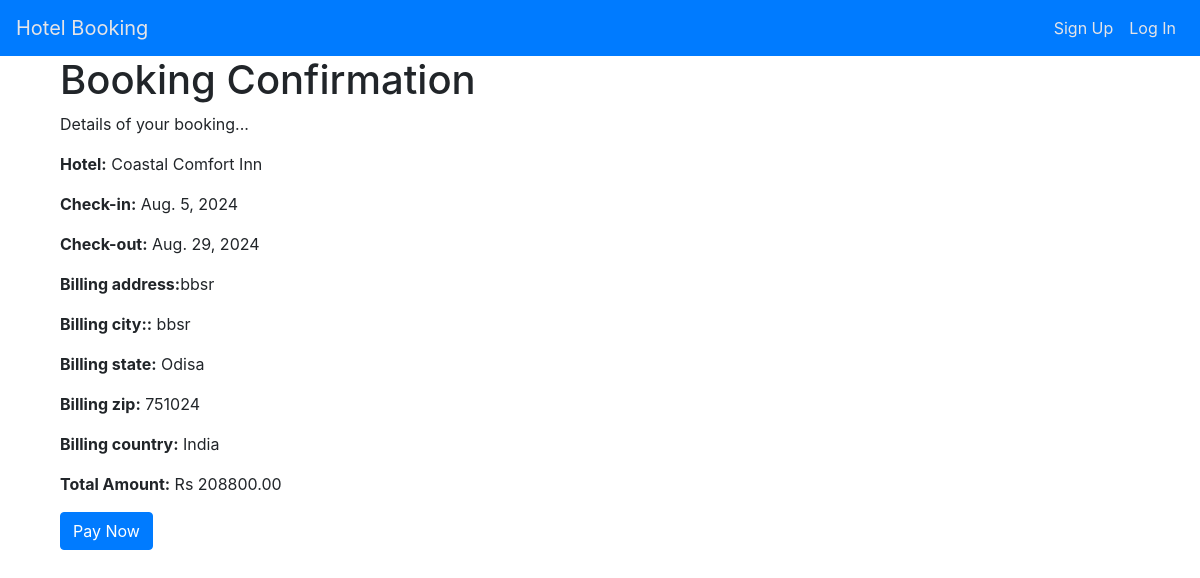
Page /hotels/booking/32/confirmation/ on the committed database.
### hotels/models.py (models this page shows, shortened)
class Booking(models.Model):
    hotel = models.ForeignKey(Hotel, on_delete=models.CASCADE)
    room = models.ForeignKey(Room, on_delete=models.CASCADE)
    check_in = models.DateField()
    check_out = models.DateField()
    booking_date = models.DateTimeField(auto_now_add=True)
    billing_address = models.CharField(max_length=255)
    billing_city = models.CharField(max_length=100)
    billing_state = models.CharField(max_length=100)
    billing_zip = models.CharField(max_length=6)
    billing_country = models.CharField(max_length=100)
    total_amount = models.DecimalField(max_digits=10, decimal_places=2)

class Hotel(models.Model):
    name = models.CharField(max_length=100)
    description = models.TextField()
    location = models.CharField(max_length=200)
    image = models.ImageField(upload_to='hotel_images/', blank=True, null=True)

### hotels/views.py (the view)
# urls.py: path('booking/<int:booking_id>/confirmation/', booking_confirmation, name='booking_confirmation'),
def booking_confirmation(request, booking_id):
    booking = get_object_or_404(Booking, pk=booking_id)
    return render(request, 'booking_confirmation.html', {'booking': booking})

### hotels/templates/booking_confirmation.html (shortened to what this page needs)
{% extends 'base.html' %}
{% block content %}
<div class="container">
    <h1>Booking Confirmation</h1>
    <p>Details of your booking...</p>
    <p><strong>Hotel:</strong> {{ booking.hotel.name }}</p>
    <p><strong>Check-in:</strong> {{ booking.check_in }}</p>
    <p><strong>Check-out:</strong> {{ booking.check_out }}</p>
    <p><strong>Billing address:</strong>{{booking.billing_address}}</p>
    <p><strong>Billing city::</strong> {{ booking.billing_city}}</p>
    <p><strong>Billing state:</strong> {{ booking.billing_state }}</p>
    <p><strong>Billing zip:</strong> {{ booking.billing_zip }}</p>
    <p><strong>Billing country:</strong> {{ booking.billing_country }}</p>
    <p><strong>Total Amount:</strong> Rs {{ booking.total_amount }}</p>
    <form method="post" action="{% url 'payment_successful' booking.id %}">
        <button type="submit" class="btn btn-primary">Pay Now</button>
    </form>
</div>
{% endblock %}

### hotels/templates/base.html (style rules this page uses)
body { padding-top: 56px; }

### rows in the picture
Booking: hotel.name "Coastal Comfort Inn", check_in "Aug. 5, 2024", check_out "Aug. 29, 2024", billing_address "bbsr", billing_city "bbsr", billing_state "Odisa", billing_zip "751024", billing_country "India", total_amount "208800.00"
